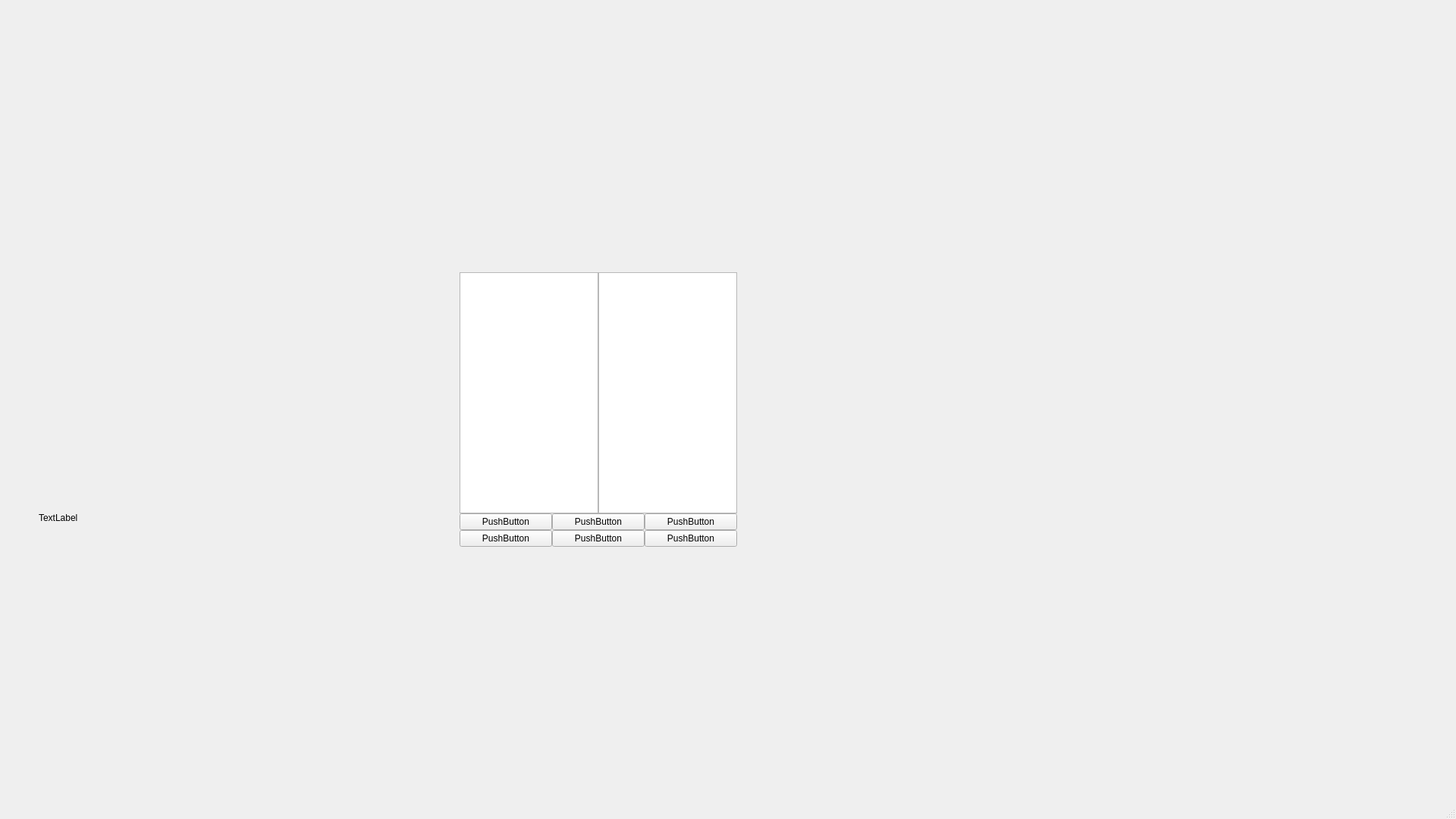
<?xml version="1.0" encoding="UTF-8"?>
<ui version="4.0">
 <class>MainWindow</class>
 <widget class="QMainWindow" name="MainWindow">
  <property name="windowModality">
   <enum>Qt::WindowModal</enum>
  </property>
  <property name="geometry">
   <rect>
    <x>0</x>
    <y>0</y>
    <width>1920</width>
    <height>1080</height>
   </rect>
  </property>
  <property name="sizePolicy">
   <sizepolicy hsizetype="Expanding" vsizetype="Expanding">
    <horstretch>0</horstretch>
    <verstretch>0</verstretch>
   </sizepolicy>
  </property>
  <property name="windowTitle">
   <string>MainWindow</string>
  </property>
  <widget class="QWidget" name="centralwidget">
   <property name="sizePolicy">
    <sizepolicy hsizetype="Expanding" vsizetype="Expanding">
     <horstretch>0</horstretch>
     <verstretch>0</verstretch>
    </sizepolicy>
   </property>
   <widget class="QWidget" name="horizontalLayoutWidget_3">
    <property name="geometry">
     <rect>
      <x>51</x>
      <y>40</y>
      <width>921</width>
      <height>681</height>
     </rect>
    </property>
    <layout class="QHBoxLayout" name="horizontalLayout_main" stretch="3,2">
     <item>
      <layout class="QVBoxLayout" name="verticalLayout_l" stretch="4,4,1">
       <item>
        <layout class="QHBoxLayout" name="horizontalLayout_lt"/>
       </item>
       <item>
        <layout class="QHBoxLayout" name="horizontalLayout_lm"/>
       </item>
       <item>
        <layout class="QHBoxLayout" name="horizontalLayout_lb" stretch="0">
         <item>
          <widget class="QLabel" name="label">
           <property name="text">
            <string>TextLabel</string>
           </property>
          </widget>
         </item>
        </layout>
       </item>
      </layout>
     </item>
     <item>
      <layout class="QVBoxLayout" name="verticalLayout_r" stretch="8,8,1,1">
       <property name="spacing">
        <number>0</number>
       </property>
       <item>
        <layout class="QHBoxLayout" name="horizontalLayout_rt"/>
       </item>
       <item>
        <layout class="QHBoxLayout" name="horizontalLayout_table">
         <item>
          <widget class="QTableWidget" name="tableWidget_l"/>
         </item>
         <item>
          <widget class="QTableWidget" name="tableWidget_r"/>
         </item>
        </layout>
       </item>
       <item>
        <layout class="QHBoxLayout" name="horizontalLayout_button1">
         <item>
          <widget class="QPushButton" name="pushButton_7">
           <property name="text">
            <string>PushButton</string>
           </property>
          </widget>
         </item>
         <item>
          <widget class="QPushButton" name="pushButton_8">
           <property name="text">
            <string>PushButton</string>
           </property>
          </widget>
         </item>
         <item>
          <widget class="QPushButton" name="pushButton_9">
           <property name="text">
            <string>PushButton</string>
           </property>
          </widget>
         </item>
        </layout>
       </item>
       <item>
        <layout class="QHBoxLayout" name="horizontalLayout_button2">
         <item>
          <widget class="QPushButton" name="pushButton_6">
           <property name="text">
            <string>PushButton</string>
           </property>
          </widget>
         </item>
         <item>
          <widget class="QPushButton" name="pushButton_4">
           <property name="text">
            <string>PushButton</string>
           </property>
          </widget>
         </item>
         <item>
          <widget class="QPushButton" name="pushButton_5">
           <property name="text">
            <string>PushButton</string>
           </property>
          </widget>
         </item>
        </layout>
       </item>
      </layout>
     </item>
    </layout>
   </widget>
  </widget>
  <widget class="QStatusBar" name="statusbar"/>
 </widget>
 <resources/>
 <connections/>
</ui>
